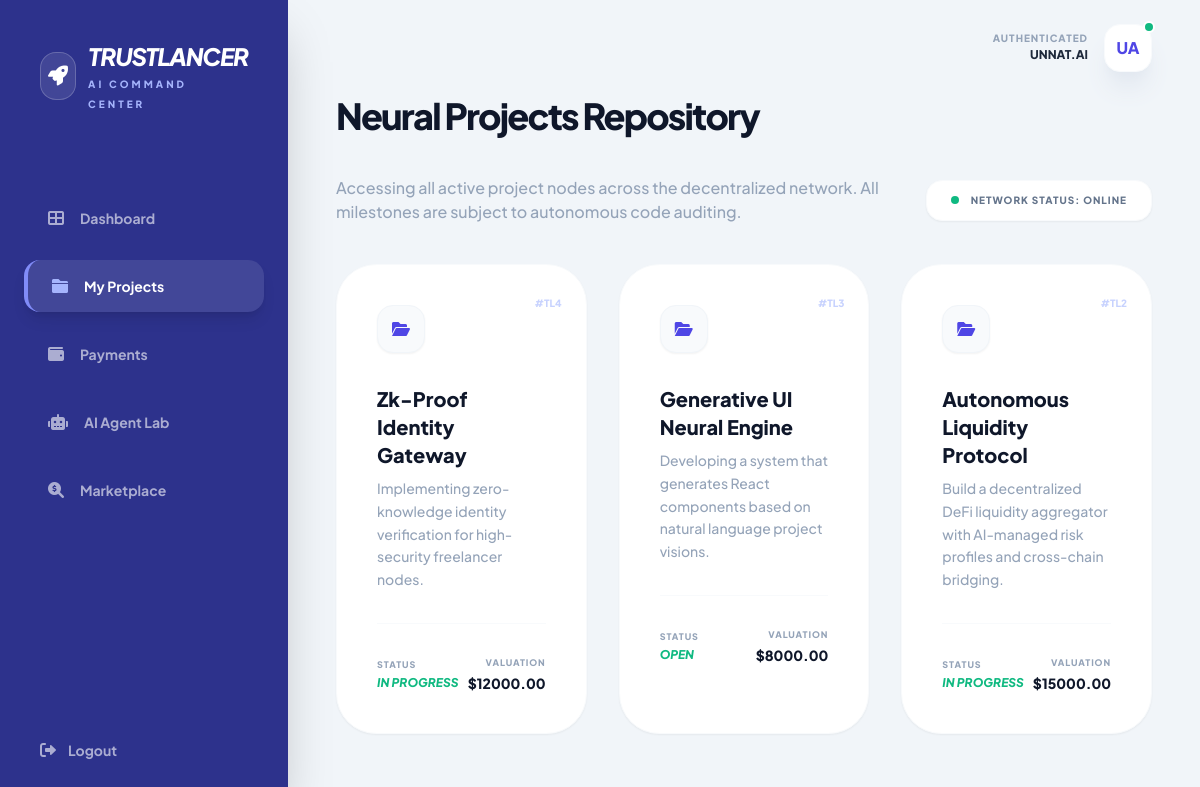
The page /projects (signed in) on the database its author committed.
### core_api/models.py (models this page shows)
class Project(models.Model):
    client = models.ForeignKey(User, on_delete=models.CASCADE, related_name='projects')
    title = models.CharField(max_length=255)
    description = models.TextField()
    budget = models.DecimalField(max_digits=10, decimal_places=2)
    deadline = models.DateTimeField()
    status = models.CharField(max_length=50, default='Open')

### backend/views.py (the view)
# urls.py: path('projects', projects_view, name='projects'),
def projects_view(request):
    user_type = getattr(request.user, 'role', 'Freelancer')
    projects = Project.objects.all().order_by('-id')
    return render(request, 'projects.html', {'projects': projects, 'user_type': user_type})

### frontend/templates/projects.html (shortened to what this page needs)
{% extends "base.html" %}
{% block title %}Neural Projects Repository{% endblock %}
{% block content %}
<div class="space-y-10">
    <div class="flex items-center justify-between">
        <p class="text-slate-400 font-medium max-w-xl">
            Accessing all active project nodes across the decentralized network.
            All milestones are subject to autonomous code auditing.
        </p>
        <div class="px-6 py-3 bg-white rounded-2xl border border-slate-50 shadow-sm flex items-center space-x-3">
            <div class="w-2 h-2 bg-emerald-500 rounded-full animate-pulse"></div>
            <span class="text-[10px] font-black text-slate-500 uppercase tracking-widest">Network Status: Online</span>
        </div>
    </div>
    <div class="grid grid-cols-1 md:grid-cols-2 lg:grid-cols-3 gap-8">
        {% if projects %}
            {% for project in projects %}
            <div class="bg-white rounded-[2.5rem] p-10 border border-slate-50 shadow-sm hover:shadow-xl transition-all group relative overflow-hidden">
                <div class="absolute top-0 right-0 p-6">
                    <span class="text-[10px] font-black text-indigo-200">#TL{{ project.id }}</span>
                </div>
                <div class="w-12 h-12 bg-slate-50 rounded-2xl flex items-center justify-center text-indigo-600 mb-8 border border-slate-100 shadow-sm group-hover:bg-indigo-600 group-hover:text-white transition-all">
                    <i class="fas fa-folder-open"></i>
                </div>
                <h4 class="text-xl font-extrabold text-slate-900 mb-2 group-hover:text-indigo-600 transition-colors">{{ project.title }}</h4>
                <p class="text-slate-400 text-sm font-medium mb-8 leading-relaxed">{{ project.description|truncatewords:20 }}</p>
                <div class="flex items-center justify-between border-t border-slate-50 pt-8">
                    <div>
                        <p class="text-[9px] font-black text-slate-400 uppercase tracking-widest mb-1">Status</p>
                        <p class="text-xs font-black text-emerald-500 uppercase italic">{{ project.status }}</p>
                    </div>
                    <div class="text-right">
                        <p class="text-[9px] font-black text-slate-400 uppercase tracking-widest mb-1">Valuation</p>
                        <p class="text-sm font-black text-slate-900">${{ project.budget }}</p>
                    </div>
                </div>
            </div>
            {% endfor %}
        {% endif %}
    </div>
</div>
{% endblock %}

### frontend/templates/base.html (style rules this page uses)
body { font-family: 'Plus Jakarta Sans', sans-serif; background-color: #f8fafc; }

### rows shown on the page
Project: id "4", title "Zk-Proof Identity Gateway", description "Implementing zero-knowledge identity verification for high-security freelancer nodes.", status "IN PROGRESS", budget "12000.00"
Project: id "3", title "Generative UI Neural Engine", description "Developing a system that generates React components based on natural language project visions.", status "OPEN", budget "8000.00"
Project: id "2", title "Autonomous Liquidity Protocol", description "Build a decentralized DeFi liquidity aggregator with AI-managed risk profiles and cross-chain bridging.", status "IN PROGRESS", budget "15000.00"
